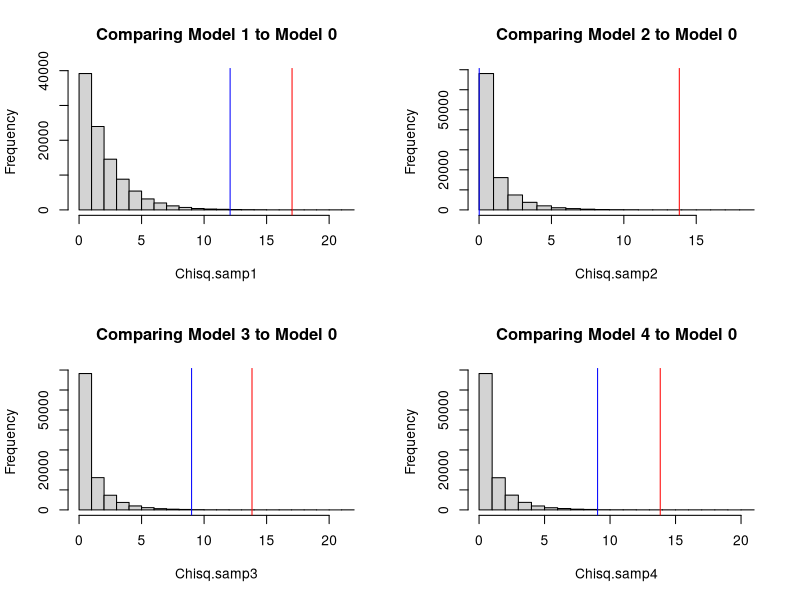
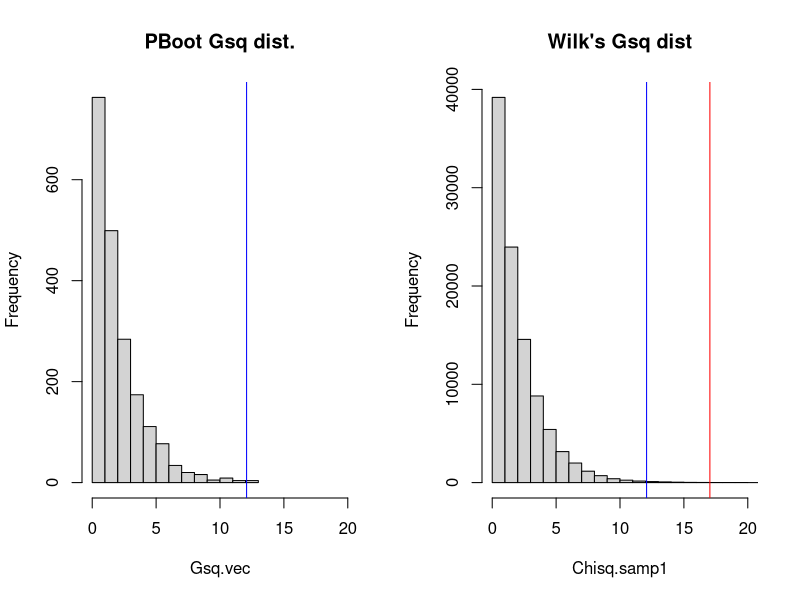
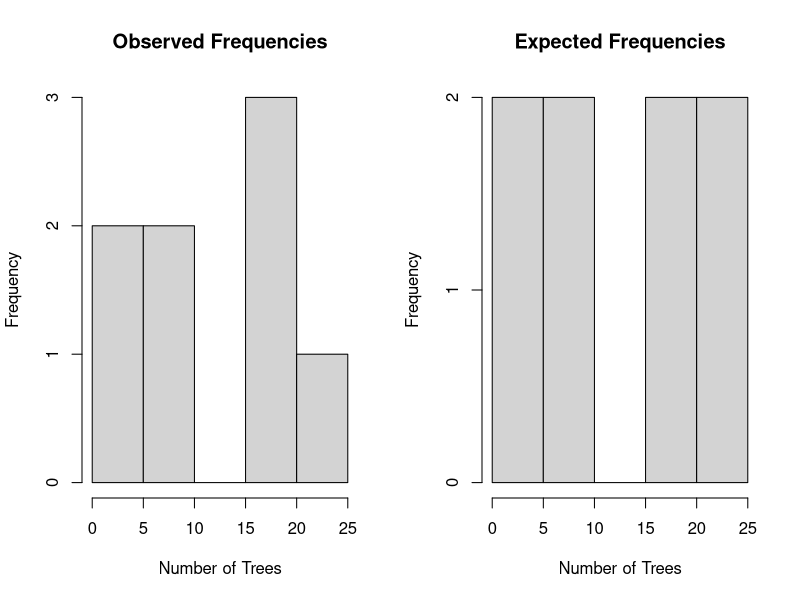

Recreate these plots in R, in order.
## ---- chunk 1
knitr::opts_chunk$set(echo = TRUE)
## ---- chunk 2
samp.1 <- c(2,7,3,2,4,6) # These are the n_1 = 6 counts for the 1st locality 
samp.2 <- c(1,1,1,2,2,0,1,1) # These are the n_2 = 8 counts for the 2nd locality
samp.3 <- c(2,4,3,0,2,4,1) # These are the n_3 = 7 counts for the 3rd locality
## ---- chunk 3
# For Model 0
model0_mu_hat = mean(c(samp.1, samp.2, samp.3))
# For Model 1
model1_mu_hat_1 = mean(samp.1)
model1_mu_hat_2 = mean(samp.2)
model1_mu_hat_3 = mean(samp.3)
# For Model 2
model2_mu_hat_12 = mean(c(samp.1,samp.2))
model2_mu_hat_3 = mean(samp.3)
# For Model 3 
model3_mu_hat_13 = mean(c(samp.1, samp.3))
model3_mu_hat_2 = mean(samp.2)
# For Model 4 
model4_mu_hat_23 = mean(c(samp.2,samp.3))
model4_mu_hat_1 = mean(samp.1)
## ---- chunk 4
# M0 Likelihood function
lnL0 <- function(counts1, counts2, counts3){
  
  all.counts <- c(counts1, counts2, counts3) # Null hyp says that all mus are equal so we can pool
  lambda.hat <- mean(all.counts)
  llikevec <- dpois(x = all.counts, lambda = lambda.hat, log = TRUE) # Log-likelihood maximized under the Null for Poisson
  return(sum(llikevec)) # And summed up 
}
# M1 Likelihood function
lnL1 <- function(counts1, counts2, counts3){
  lambda.hat1 <- mean(counts1)
  lambda.hat2 <- mean(counts2)
  lambda.hat3 <- mean(counts3)
  
  llike1 <- dpois(x = counts1, lambda = lambda.hat1, log = TRUE) 
  llike2 <- dpois(x = counts2, lambda = lambda.hat2, log = TRUE)
  llike3 <- dpois(x = counts3, lambda = lambda.hat3, log = TRUE)
  
  return(sum(c(llike1, llike2, llike3)))
}
# M2 Likelihood function 
lnL2 <- function(counts1, counts2, counts3){
  site12.counts <- c(counts1, counts2)
  lambda.hat12 <- mean(site12.counts)
  lambda.hat3 <- mean(counts3)
  
  llike12 <- dpois(x = site12.counts, lambda = lambda.hat12, log = TRUE) 
  llike3 <- dpois(x = counts3, lambda = lambda.hat3, log = TRUE)
  
  return(sum(c(llike12, llike3)))
}
# M3 Likelihood function  
lnL3 <- function(counts1, counts2, counts3){
  site13.counts <- c(counts1, counts3)
  lambda.hat13 <- mean(site13.counts)
  lambda.hat2 <- mean(counts2)
  
  llike13 <- dpois(x = site13.counts, lambda = lambda.hat13, log = TRUE) 
  llike2 <- dpois(x = counts2, lambda = lambda.hat2, log = TRUE)
  
  return(sum(c(llike13, llike2)))
}
# M4 Likelihood function 
lnL4 <- function(counts1, counts2, counts3){
  site23.counts <- c(counts2, counts3)
  lambda.hat23 <- mean(site23.counts)
  lambda.hat1 <- mean(counts1)
  
  llike23 <- dpois(x = site23.counts, lambda = lambda.hat23, log = TRUE) 
  llike1 <- dpois(x = counts1, lambda = lambda.hat1, log = TRUE)
  
  return(sum(c(llike23, llike1)))
}
## ---- chunk 5
lnL0.hat <- lnL0(counts1 = samp.1, counts2=samp.2, counts3=samp.3)
lnL1.hat <- lnL1(counts1 = samp.1, counts2=samp.2, counts3=samp.3)
lnL2.hat <- lnL2(counts1 = samp.1, counts2=samp.2, counts3=samp.3)
lnL3.hat <- lnL3(counts1 = samp.1, counts2=samp.2, counts3=samp.3)
lnL4.hat <- lnL4(counts1 = samp.1, counts2=samp.2, counts3=samp.3)
## ---- chunk 6
# Chisq observed
Gsq.obs1 <- -2*(lnL0.hat - lnL1.hat)
Gsq.obs2 <- -2*(lnL0.hat - lnL2.hat)
Gsq.obs3 <- -2*(lnL0.hat - lnL3.hat)
Gsq.obs4 <- -2*(lnL0.hat - lnL4.hat)
# Set up comparisons 
alpha <- 0.001 # The alpha value (Arbitrary?)
m <- 5 # The number of tests we're doing
alpha_beta <- alpha/m # Bonferroni corrected for Type 1 error
# Degrees of Freedom are based upon the number of parameters estimated under one model - the null model 
dfs.comp1 <- 3 - 1 # 3 params in model1, 1 param in model0
dfs.comp2 <- 2 - 1 # 2 params in model2, 1 param in model0
dfs.comp3 <- 2 - 1 # 2 params in model3, 1 param in model0
dfs.comp4 <- 2 - 1 # 2 params in model4, 1 param in model0
# Set up critical values
Gsq.crit1 <- qchisq(p = 1-alpha_beta, df = dfs.comp1)
Gsq.crit2 <- qchisq(p = 1-alpha_beta, df = dfs.comp2)
Gsq.crit3 <- qchisq(p = 1-alpha_beta, df = dfs.comp3)
Gsq.crit4 <- qchisq(p = 1-alpha_beta, df = dfs.comp4)
# Set up pvalues
pvalue1 <- 1 - pchisq(q = Gsq.obs1, df = dfs.comp1)
pvalue2 <- 1 - pchisq(q = Gsq.obs2, df = dfs.comp2)
pvalue3 <- 1 - pchisq(q = Gsq.obs3, df = dfs.comp3)
pvalue4 <- 1 - pchisq(q = Gsq.obs4, df = dfs.comp4)
# Simulate
Chisq.samp1 <- rchisq(n=100000, df=dfs.comp1)
Chisq.samp2 <- rchisq(n=100000, df=dfs.comp2)
Chisq.samp3 <- rchisq(n=100000, df=dfs.comp3)
Chisq.samp4 <- rchisq(n=100000, df=dfs.comp4)

par(mfrow = c(2,2))
hist(Chisq.samp1, main = "Comparing Model 1 to Model 0")
abline(v=Gsq.obs1, col="blue")
abline(v=Gsq.crit1, col="red")

hist(Chisq.samp2, main = "Comparing Model 2 to Model 0")
abline(v=Gsq.obs2, col="blue")
abline(v=Gsq.crit2, col="red")

hist(Chisq.samp3, main = "Comparing Model 3 to Model 0")
abline(v=Gsq.obs3, col="blue")
abline(v=Gsq.crit3, col="red")

hist(Chisq.samp4, main = "Comparing Model 4 to Model 0")
abline(v=Gsq.obs4, col="blue")
abline(v=Gsq.crit4, col="red")

## ---- chunk 7
# Step 1: Compute the maximum likelihood model parameter(s) under the null for the given data set. Label them as theta_hat_0. Estimate the parameter(s) under the alternative for the given set of data. Label these as theta_hat_1.
## For M0 there is only one parameter to estimate
all.samps <- c(samp.1, samp.2, samp.3) # Pool all samples for the null model
theta_hat_0 <-  mean(all.samps) # The MLE under the M0 (H0)
## For M1 there are 3 parameters to estimate 
theta_hat_1.1 <- mean(samp.1)
theta_hat_1.2 <- mean(samp.2)
theta_hat_1.3 <- mean(samp.3)

# Step 2: Plug theta_hat_0 and theta_hat_1 into their respective likelihood functions and compute the observed negative log-likelihood ratio

# Step 3: Simulate with bootstrap
B <- 2000
Gsq.vec <- rep(0,B) # Empty gsq vector
n1 <- length(samp.1)
n2 <- length(samp.2)
n3 <- length(samp.3) 

for(i in 1:B){
	# Simulate data like the one observed but under the Null hypothesis

	boot.data1 <- rpois(n=n1, lambda = theta_hat_0) # dpois under the null, pretend that the Null Hypothesis is real
	boot.data2 <- rpois(n=n2, lambda = theta_hat_0) # "" for second experimental condition
	boot.data3 <- rpois(n=n3, lambda = theta_hat_0) # "" for third experimental condition 
	
	lnL0.boot <- lnL0(counts1 = boot.data1, counts2=boot.data2, counts3=boot.data3)	# Compute the likelihood for this data
	lnL1.boot <- lnL1(counts1 = boot.data1, counts2=boot.data2, counts3=boot.data3)		
	
	Gsq.vec[i] <- -2*(lnL0.boot-lnL1.boot) # Compute the gsq per particular case
	
}
boot.pval <- sum(Gsq.vec > Gsq.obs1)/2000 # Proportion of boostrap Gsq's that are bigger than the observed Gsq
print(boot.pval) # compare to Chisquare pvalue
print(pvalue1)

par(mfrow=c(1,2))
hist(Gsq.vec, main = "PBoot Gsq dist.", xlim= c(0,20))
abline(v = Gsq.obs1, col = "blue")
hist(Chisq.samp1, main = "Wilk's Gsq dist", xlim=c(0,20))
abline(v=Gsq.obs1, col="blue")
abline(v=Gsq.crit1, col="red")
## ---- chunk 8
### This bit is Jose-Miguels code found in LodgepolePinesGsq.R 
# Count freq
yy <- c(7,16,20,24,17,9,5,2); # meaning that 7 quadrats contained 0 trees, 16 quadrats contained 1 tree, ...

#  Initial parameter value is calculated from the approximate sample mean.
kk=length(yy);
nn=sum(yy);
xx=0:(kk-1);
lambda0=sum(xx*yy)/nn;

# ML objective function "negloglike.ml" is negative of log-likelihood; the optimization routine in R, "optim", is a minimization routine. The two function arguments are:  theta = vector of parameters (transformed to real line), ys = vector of frequencies.

negloglike.ml=function(theta,ys)  
{
   lambda=exp(theta);     #  Constrains 0 < lambda, otherwise NaNs are produced. # Mean number of trees per unit area
   k=length(ys);
   x=0:(k-1);
   x1=x[1:(k-1)];
   p=rep(0,k);
   p[1:(k-1)]=exp(-lambda+x1*log(lambda)-lfactorial(x1)); # The log(Poisson Probability) same as dpois(x=x1, lamba=lambda)
   p[k]=1-sum(p[1:(k-1)]);
   ofn=-sum(ys*log(p));     #  No need to calculate all the factorials.
   return(ofn);
}

# The ML estimate.
MULTML=optim(par=log(lambda0),
   negloglike.ml,NULL,method="BFGS",ys=yy);  #  Nelder-Mead algorithm is not
                                             #  reliable for 1-D problems.
reslts=c(exp(MULTML$par[1]),-MULTML$val); # Take the theta, and then transform via exponentiation to a parameter that makes sense for the probability distribution (we do the same as the exp above)
lambda.ml=reslts[1];            # This is the ML estimate.
nn=sum(yy);
loglike.ml=reslts[2]+lfactorial(nn)-sum(lfactorial(yy)); #  Log-likelihood.

# Calculate expected values, LR statistic, etc.
xx1=xx[1:(kk-1)];
pp=rep(0,kk);
pp[1:(kk-1)]=exp(-lambda.ml+xx1*log(lambda.ml)-lfactorial(xx1));
pp[kk]=1-sum(pp[1:(kk-1)]);
EE=nn*pp;
y1=yy;
y1[y1==0]=1;               # Guard against log(0) in G-squared.
Gsq=2*sum(yy*log(y1/EE));  # G-squared goodness of fit statistic.
pvalG=1-pchisq(Gsq,8-1-1);     # p-value (chisquare distribution) for G-squared.
Xsq=sum((yy-EE)^2/EE);     # Pearson goodness of fit statistic.
pvalX=1-pchisq(Xsq,8-1-1);     # p-value (chisquare distribution) for Pearson

#  Print the results.
lambda.ml;
loglike.ml;
Gsq;
pvalG;
Xsq;
pvalX;
cbind(EE,yy);

### Graph the observed vs expected frequencies
hist(yy, main = "Observed Frequencies", xlab = "Number of Trees", ylab = "Frequency")
hist(EE, main = "Expected Frequencies",xlab = "Number of Trees", ylab = "Frequency")

## ---- chunk 9
negloglike.ml_negbinom=function(theta,ys)  
{
   lambda=exp(theta);     #  Constrains 0 < lambda, otherwise NaNs are produced. # Mean number of trees per unit area
   size = exp(theta[2])
   k=length(ys);
   x=0:(k-1);
   x1=x[1:(k-1)];
   p= dnbinom(x1, size = size, mu = lambda, log = TRUE)
   ofn=-sum(ys*p);     #  No need to calculate all the factorials.
   return(ofn);
}

# The ML estimate.
#MULTML=optim(par=log(lambda0),
   #negloglike.ml_negbinom,NULL,method="BFGS",ys=yy);  #  Nelder-Mead algorithm is not
                                             #  reliable for 1-D problems.
#reslts=c(exp(MULTML$par[1]),-MULTML$val); # Take the theta, and then transform via exponentiation to a parameter that makes sense for the probability distribution (we do the same as the exp above)
#lambda.ml=reslts[1];            # This is the ML estimate.
#nn=sum(yy);
#loglike.ml=reslts[2]+lfactorial(nn)-sum(lfactorial(yy)); #  Log-likelihood.

